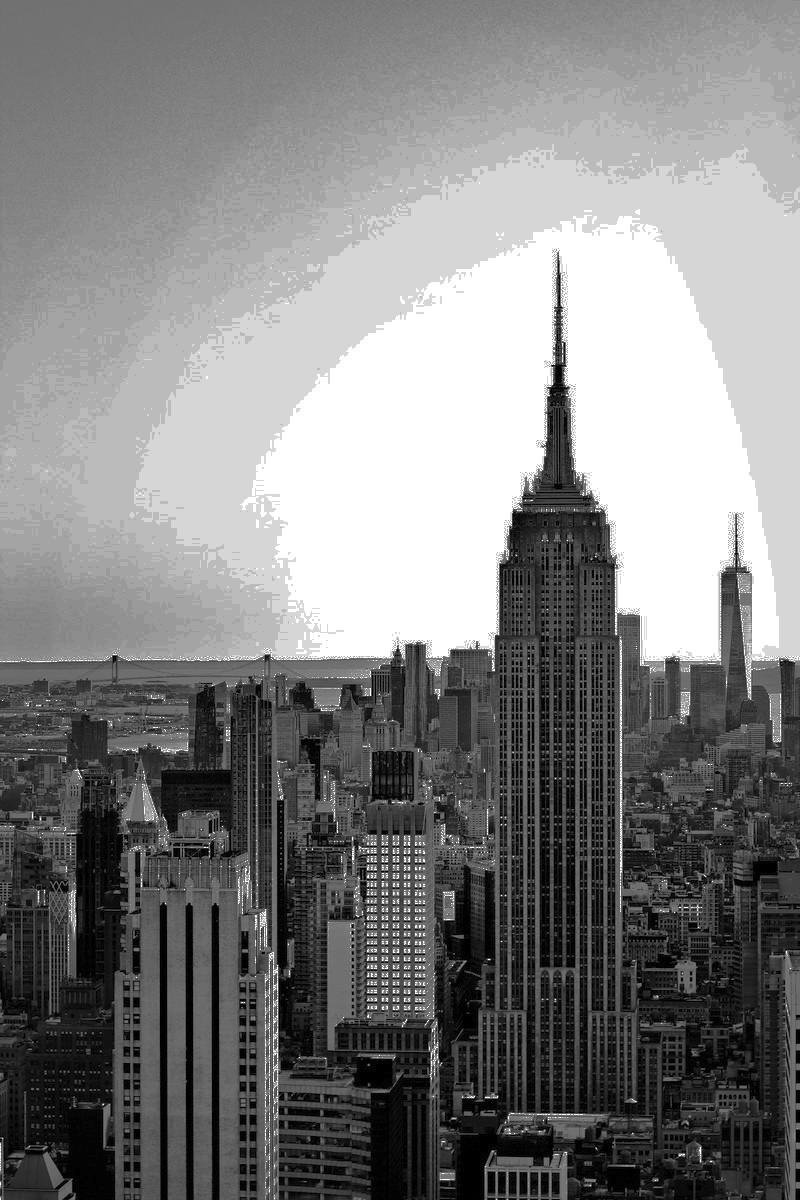
#> input picture code/Matched_Skimage.png, 800 x 1200 px, given in place of the camera
$ python hw0.py
#> lines starting #> are read from the running program, lines starting #| are printed output that depends on the picture
import cv2 as cv
import numpy as np


def draw_histogram(image,color):
  hist=cv.calcHist([image],[0],None,[256],[0,256])
  hist=cv.normalize(hist,hist).flatten()
  hist_img=np.zeros((200,256,3),dtype=np.uint8)

  for x in range(256):
    val = int(hist[x]*200)
    if color=='b':
      cv.line(hist_img,(x,200),(x,200-val),(255,0,0))
    elif color=='g':
      cv.line(hist_img,(x,200),(x,200-val),(0,255,0))
    elif color=='r':
      cv.line(hist_img,(x,200),(x,200-val),(0,0,255))
  return hist_img


def non_linear(img):
    norm=img.astype(np.float32)/255.0
    c=1.5
    log=c*np.log2(1+norm)

    log_img=np.uint8(cv.normalize(log,None,0,255,cv.NORM_MINMAX))
    return log_img

def show_camera():
  cap=cv.VideoCapture(0)

  while True:
    _,frame=cap.read()
#> frame is the input picture: shape (1200, 800, 3); min 0, max 255, mean 129.5
    if not _:
      break

    b,g,r=cv.split(frame)
    linear_matrix=np.ones(b.shape,dtype='uint8')*10
    linear_b=cv.add(b,linear_matrix)
    linear_g=cv.add(g,linear_matrix)
    linear_r=cv.add(r,linear_matrix)

    hist_b=draw_histogram(linear_b,'b')
#> in draw_histogram, `hist=cv.calcHist([image],[0],None,[256],[0,256])`: hist = 256 values, max 146494 at index 255, min 0 at index 0, mean 3750
#> in draw_histogram, `hist=cv.normalize(hist,hist).flatten()`: hist = 256 values, max 0.721 at index 255, min 0 at index 0, mean 0.0185
#> the loop in draw_histogram, `for x in range(256):` made 256 passes
#> val on passes 1 to 3: 0, 0, 0
#> after the loop in draw_histogram, `for x in range(256):`:
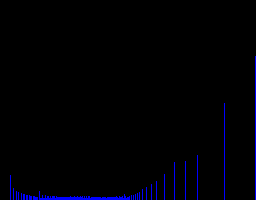
#> hist_img: shape (200, 256, 3); mean of channels 0, 1, 2 4.4, 0, 0; drawn as B, G, R
    hist_g=draw_histogram(linear_g,'g')
#> the loop in draw_histogram (call 2), `for x in range(256):` made 256 passes
    hist_r=draw_histogram(linear_r,'r')

    nl_b_hist=draw_histogram(non_linear(b),'b')
#> in non_linear, `log=c*np.log2(1+norm)`:
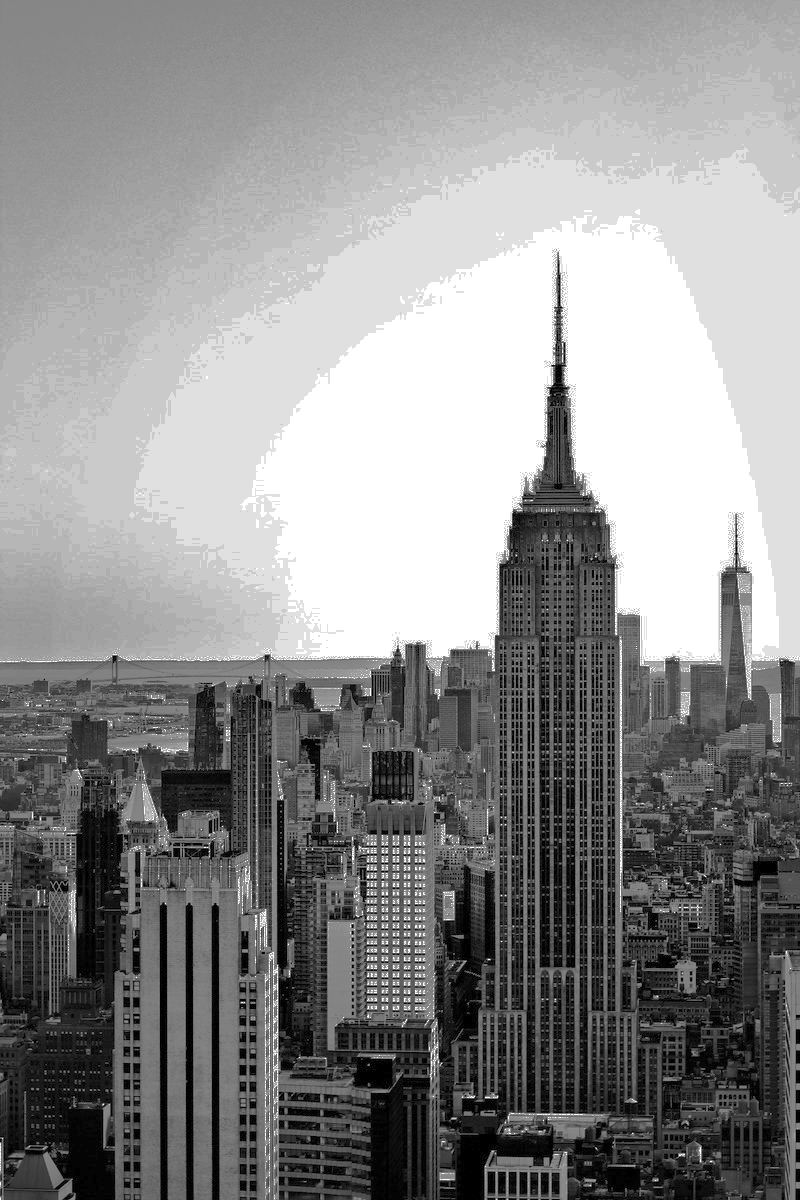
#> log: shape (1200, 800) float32; min 0, max 1.5, mean 0.839; drawn with min black and max white
    nl_g_hist=draw_histogram(non_linear(g),'g')
#> in draw_histogram (call 5), `hist=cv.calcHist([image],[0],None,[256],[0,256])`: hist = 256 values, max 146494 at index 255, min 0 at index 1, mean 3750
#> in draw_histogram (call 5), `hist=cv.normalize(hist,hist).flatten()`: hist = 256 values, max 0.721 at index 255, min 0 at index 1, mean 0.0185
#> the loop in draw_histogram (call 5), `for x in range(256):` made 256 passes
#> val on passes 1 to 3: 25, 0, 0
#> after the loop in draw_histogram (call 5), `for x in range(256):`:
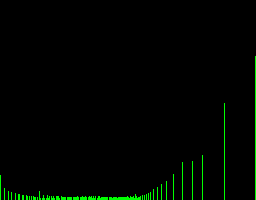
#> hist_img: shape (200, 256, 3); mean of channels 0, 1, 2 0, 4.4, 0; drawn as B, G, R
    nl_r_hist=draw_histogram(non_linear(r),'r')

    cv.imshow("Live Camera",frame)
    cv.imshow("Blue Linear Histogram",hist_b)
    cv.imshow("Green Linear Histogram",hist_g)
    cv.imshow("Red Linear Histogram",hist_r)

    cv.imshow("Blue Non-Linear Histogram",nl_b_hist)
    cv.imshow("Green Non-Linear Histogram",nl_g_hist)
    cv.imshow("Red Non-Linear Histogram",nl_r_hist)

     # Wait 1 ms for key press; exit on 'q'
    if cv.waitKey(1) & 0xFF==ord('q'):
#> (key q is pressed here)
      break

  cap.release()
  cv.destroyAllWindows()


if __name__=='__main__':
  show_camera()
